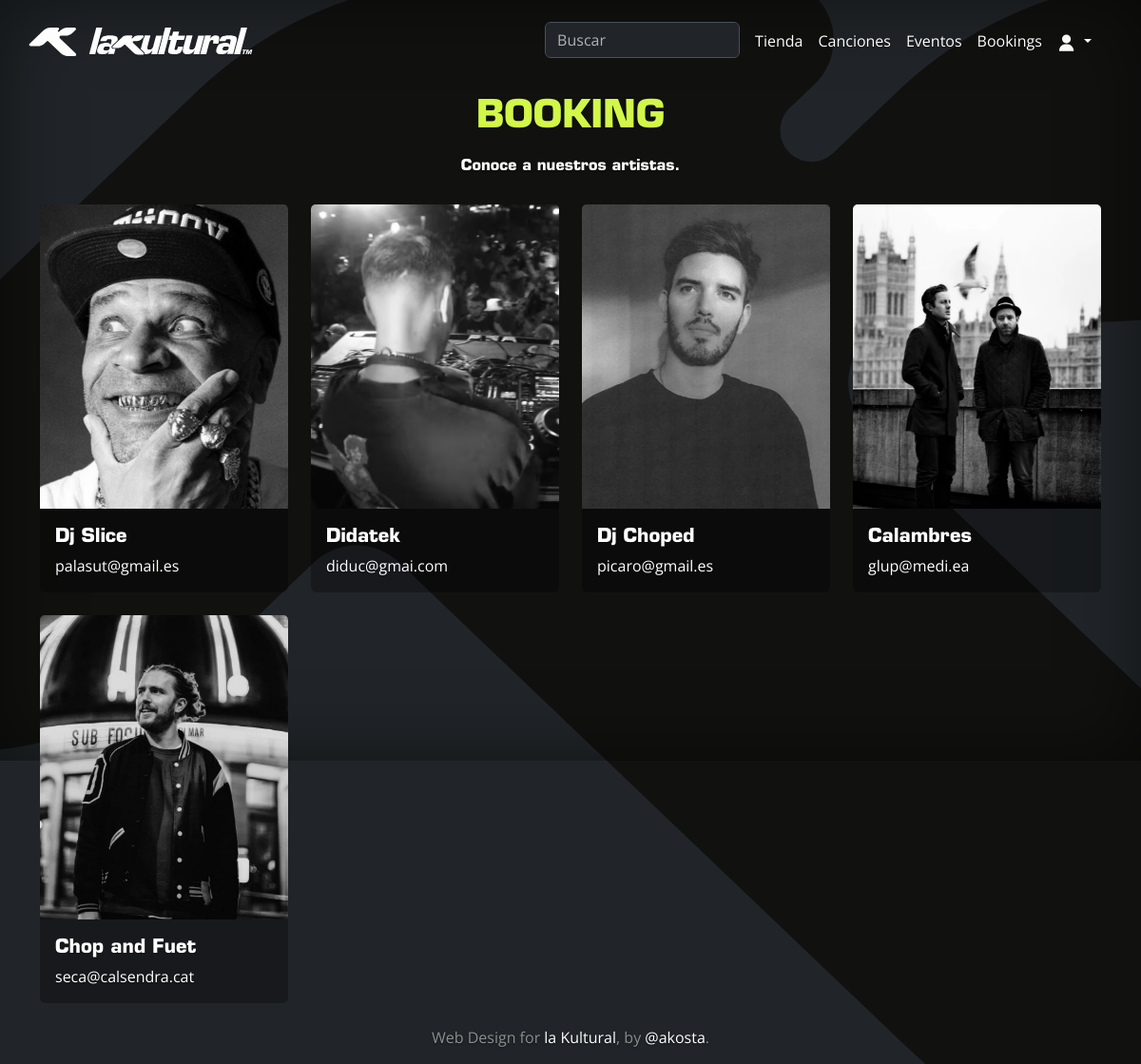
The page /booking/ on the database its author committed.
### booking/models.py (models this page shows, shortened)
class Artista(models.Model):
    nombre = models.CharField(max_length=100)
    descripcion = models.TextField()
    contacto = models.EmailField()  # Cambiado a EmailField para validar formato de correo
    imagen = models.ImageField(upload_to='booking/fotos/', null=True, blank=True)

### booking/views.py (the view)
# urls.py: path('booking/', include ('booking.urls')),
def booking(request):
    artistas = Artista.objects.all()
    canciones = Cancion.objects.all()
    contexto = {'mensaje': "Hola, mundo. Este es mi contexto.",
                'artistas': artistas,
                'canciones': canciones}
    return render(request, 'booking/booking.html', contexto)

### booking/templates/booking/booking.html
{% extends 'base.html' %}
{% load static %}
{% block content %}
<header class="masthead">
    <div class="text-center">
        <h1 class="section-heading text-uppercase">BOOKING</h1>
        <h6 class="section-subheading">Conoce a nuestros artistas.</h6>
    </div>
</header>
<div class="container py-4 text-start">
    <div class="row row-cols-1 row-cols-sm-2 row-cols-md-3 row-cols-lg-4 g-4">
        {% for artista in artistas %}
        <div class="col">
            <div class="card card-movement bg-dark text-white h-100 border-0 card-background">
                {% if artista.imagen %}
                <img src="{{ artista.imagen.url }}" alt="{{ artista.nombre }}" class="card-img-top">
                {% else %}
                <p>No hay imagen disponible.</p>
                {% endif %}
                <div class="card-body">
                    <h5 class="card-title">{{ artista.nombre }}</h5>
                    <p class="card-text">{{ artista.contacto }}</p>
                </div>
            </div>
        </div>
        {% endfor%}
    </div>
</div>
{% endblock %}

### static/css/base.css (style rules this page uses)
html, body { height: 100vh; margin: 0; padding: 0; }
body { font-family: 'Open Sans', sans-serif; text-shadow: 0 .05rem .1rem rgba(0, 0, 0, .5); box-shadow: inset 0 0 5rem rgba(0, 0, 0, .5); background-image: url("/static/assets/img/logos/bg_k1.svg"); background-repeat: no-repeat; background-size: cover; background-position: center; background-attachment: fixed; }
h1, h2, h3, h4, h5, h6 { font-family: 'Eurostile', sans-serif; margin-bottom: 0.5em; }
h1, .title { color: #d1f748; font-weight: 900; }
.masthead { margin-top: 80px; }
.card-background { background-color: rgba(0, 0, 0, 0.3) !important; }
.card-img-top { filter: grayscale(100%); transition: filter 0.5s ease; }

### rows shown on the page
Artista: imagen (picture), nombre "Dj Slice", contacto "palasut@gmail.es"
Artista: imagen (picture), nombre "Didatek", contacto "diduc@gmai.com"
Artista: imagen (picture), nombre "Dj Choped", contacto "picaro@gmail.es"
Artista: imagen (picture), nombre "Calambres", contacto "glup@medi.ea"
Artista: imagen (picture), nombre "Chop and Fuet", contacto "seca@calsendra.cat"
